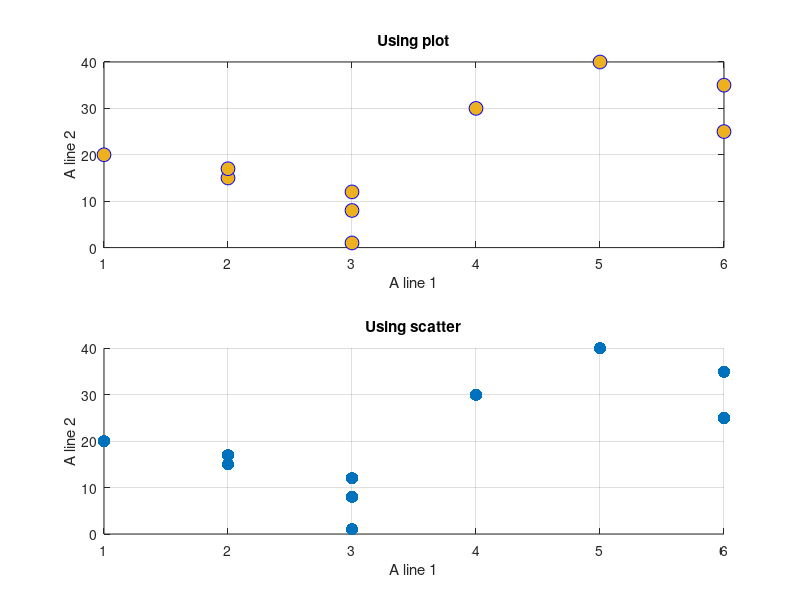

Source code (MATLAB): (Note: this script raises an error after producing the figure.)
A = [1 2 2 3 3 3 4 5 6 6;20 15 17 8 12 1 30 40 25 35];

close all
figure
subplot(2, 1, 1)
p = plot(A(1,:), A(2,:), 'bo', 'MarkerSize', 10, 'MarkerFaceColor', [0.9290, 0.6940, 0.1250]	);title('Using plot')
%title('Using plot') % overwritten by figure title !
xlabel('A line 1');
ylabel('A line 2');
grid on

subplot(2, 1, 2)
p = scatter(A(1,:), A(2,:), 80, 'filled');
title('Using scatter')
xlabel('A line 1');
ylabel('A line 2');

grid on

% figure title
currentFigure = gcf;
title(currentFigure.Children(end), [sprintf('Data:\n') sprintf('A = [1 2 2 3 3 3 4 5 6 6;20 15 17 8 12 1 30 40 25 35]\n') sprintf('\n') sprintf('Using plot')]);